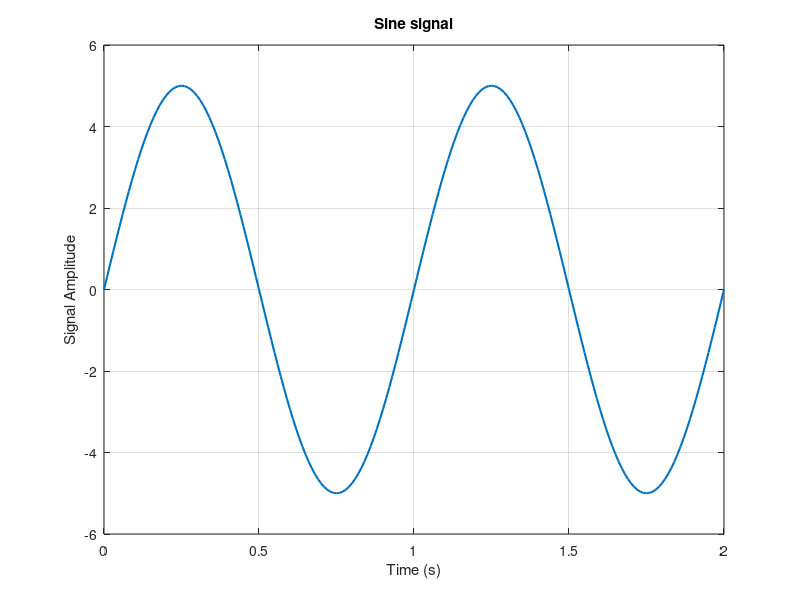
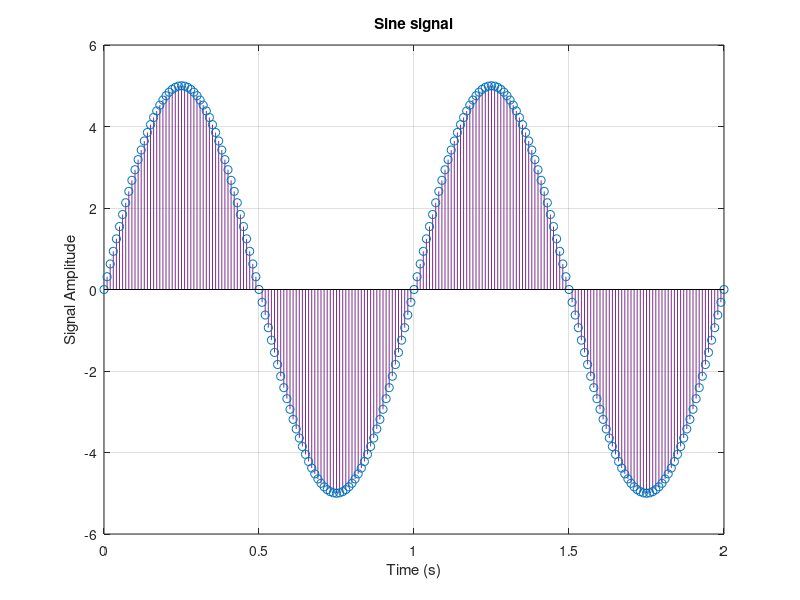
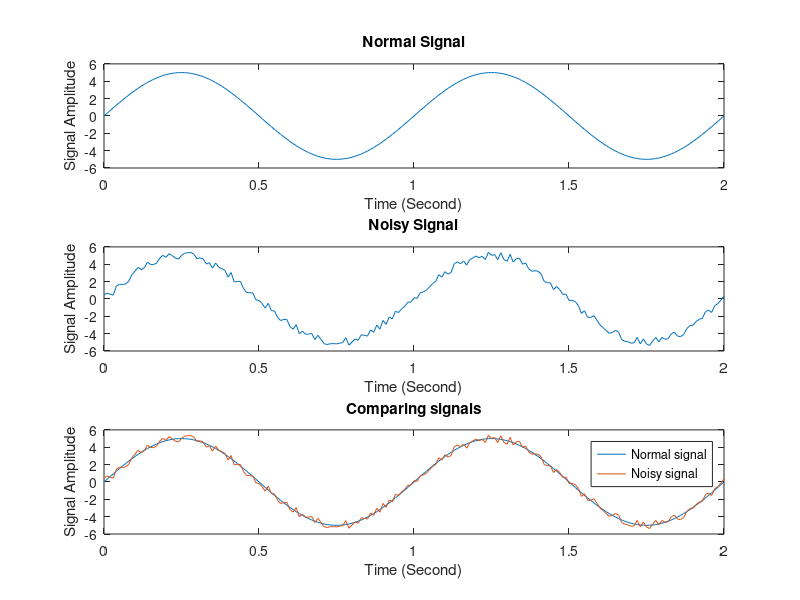
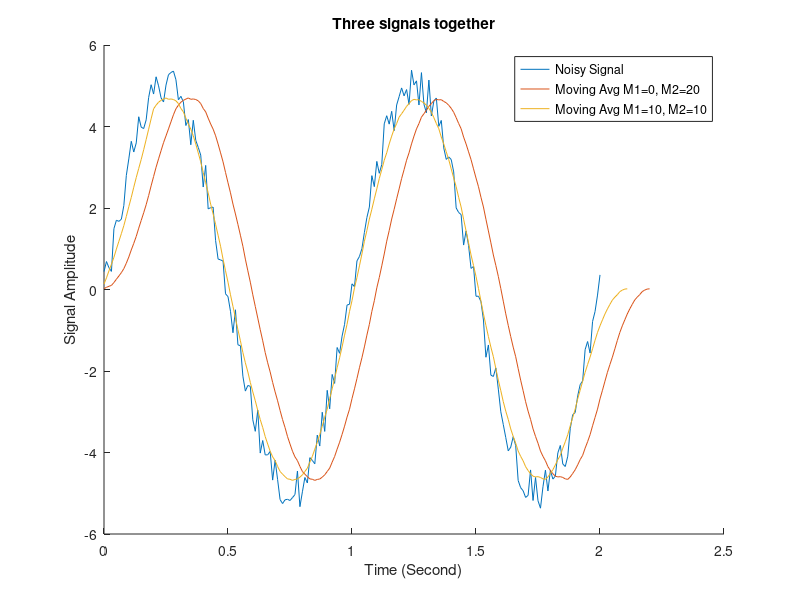

MATLAB code for these plots, in order: (Note: this script raises an error after producing the figures.)
%%
close all;
clear;
clc;
%% part 1
% part 1.1
t = 0:0.01:2;        % Define time axis
A = 5;               % Amplitude
f = 1;               % Frequency
y = A*sin(2*pi*f*t); % Sine function

% Plotting signals
figure('Name', 'Sine signal (Plot)');
plot(t, y, 'LineWidth', 1.5);
xlabel('Time (s)');
ylabel('Signal Amplitude');
title('Sine signal');
grid on;

figure('Name', 'Sine signal (Stem)');
stem(t, y,'color', '#7E2F8E', 'LineWidth', 0.5);
xlabel('Time (s)');
ylabel('Signal Amplitude');
title('Sine signal');
grid on;

%% part 2
% part 1.2
r = rand(1, length(y)) - 0.5; % Noise
noised_signal = y + r;        % Add noise to sine, y defined in section 1.1

% Plotting signals
figure('Name', 'Normal Sine signal VS Noisy Sine Signal', 'Position', [300 200 700 500]);
subplot(3,1,1);               % Plotting normal signal without noise
plot(t,y)
title('Normal Signal');xlabel('Time (Second)');ylabel('Signal Amplitude');
subplot(3,1,2);               % Plotting noisy signal
plot(t,noised_signal)
title('Noisy Signal');xlabel('Time (Second)');ylabel('Signal Amplitude');
%hold on;
subplot(3,1,3);               % Plotting both signal together for comparing them
plot(t,y, t, noised_signal)
hold on;
title('Comparing signals');xlabel('Time (Second)');ylabel('Signal Amplitude');
legend('Normal signal', 'Noisy signal');
hold off;

%% part 3
% part 1.3:
% A moving average filter introduces a delay because it computes the average of past data points, which inherently involves looking back in time, causing the output to lag behind the input signal.

M1 = 0;
M2 = 20;
len = M2 + M1 + 1; % Window length

window = ones(1, len) / len; % Moving average window

y2 = conv(noised_signal, window);   % Noised signal defined in section 1.2, Line 30
t2 = 0:0.01:(0.01 * (length(y2) - 1));

% Plotting section 1.3.1
figure('Name', 'Moving Avg signals', 'Position', [300 200 700 500]);
hold on;
plot(t,noised_signal);              % Noise signal
plot(t2, y2);                       % Moving Avg M1=0, M2=20

% part 1.3.2:
M1 = 10;
M2 = 10;
len = M2 + M1 + 1; % Window length

window = ones(1, len) / len; % Moving average window

y3 = conv(noised_signal(M1:end), window);
t3 = 0:0.01:(0.01 * (length(y3) - 1));

plot(t3, y3);                       % Moving Avg M1=0, M2=20
hold off;
title('Three signals together'); xlabel('Time (Second)'); ylabel('Signal Amplitude');
legend("Noisy Signal", "Moving Avg M1=0, M2=20", "Moving Avg M1=10, M2=10");

%% part 4
% part 1.4.1
M1 = 0;
M2 = 20;
len = M2 + M1 + 1; % Window length

b = ones(1,len)/len;
a = 1;
y4_1 = filter(b, a, noised_signal);
t4_1 = 0:0.01:(0.01 * (length(y4_1) - 1));

% Plotting section 1.4
figure('Name', 'Moving Avg signals by using filter function', 'Position', [300 200 700 500]);
hold on;
plot(t,noised_signal);              % Noise signal
plot(t4_1, y4_1);                   % filtered signal
plot(t2,y2);                        % Plotting convolved signal M1=0, M2=20
plot(t3,y3);                        % Plotting convolved signal M1=10, M2=10
title('All signals together'); xlabel('Time (Second)'); ylabel('Signal Amplitude');
legend("Noisy Signal", "filtered signal", "Moving Avg M1=0, M2=20", "Moving Avg M1=10, M2=10");
hold off;

% Plotting section 1.3
figure('Name', 'plotting in seperated subplots', 'Position', [300 200 700 500]);
subplot(2,2,1);               % Plotting noisy signal
plot(t,noised_signal)
title('Noisy signal');xlabel('Time (Second)');ylabel('Signal Amplitude');
subplot(2,2,2);               % Plotting convolved signal M1=0, M2=20
plot(t2,y2)
title('convolved signal M1=0, M2=20');xlabel('Time (Second)');ylabel('Signal Amplitude');
subplot(2,2,3);               % Plotting convolved signal M1=10, M2=10
plot(t3,y3)
title('convolved signal M1=10, M2=10');xlabel('Time (Second)');ylabel('Signal Amplitude');
subplot(2,2,4);               % filtered signal
plot(t4_1,y4_1)
title('output signal of filter function');xlabel('Time (Second)');ylabel('Signal Amplitude');

%% part 5
% part 1.5
w0 = pi/32; n = 100;
[y5,t5] = singen(w0,n);     %singen function is defined in singen.m
figure('Name', 'singen');
stem(t5,y5, '.')
title('singen function output');xlabel('Time (Second)');ylabel('Signal Amplitude');


%% part 6
close all;
clear;
clc;

figure('Name', 'cos(2*pi*t6) + cos(8*pi*t6) + cos(12*pi*t6)');
t6 = 0:0.01:4;
y6 = cos(2*pi*t6) + cos(8*pi*t6) + cos(12*pi*t6); %Original Signal
plot(t6,y6);
title('cos(2*pi*t6) + cos(8*pi*t6) + cos(12*pi*t6)');xlabel('Time (Milisecond)');ylabel('Signal Amplitude');
hold on;

t62 = 0:0.2:4; % 5khz => 0.0002s = 0.2ms
y62 = cos(2*pi*t62) + cos(8*pi*t62) + cos(12*pi*t62); %Same signal, 5Khz sampled time vector
stem(t62,y62);

%figure()
%y8 = idealfilter()
%t8 = 0:0.01:(0.01*(length(y8)-1));

%plot(t8,y8)

%% part 7
close all;
clear;
clc;

fs = 100;
t7 = -5:1/fs:5;
y7 = sinc(5*t7) .^ 2;

% Spectrum of original singal
FT_x_0 = (1 / fs) * abs(fftshift(fft(y7)));
f_axis_0 = linspace(-fs / 2, fs / 2, length(FT_x_0));


for sr=[4 5 10 20] % sr: sampling rate
    figure('Name', 'Spectrum of original vs sampled signal');
    
    % Keep every fs/sr sample, other samples are set to 0
    % This way, the length of y will remain the same
    y7_2 = zeros(1, length(y7));
    y7_2(1:fs/sr:end) = y7(1:fs/sr:end); 


    % Spectrum of sampled singal
    FT_x_1 = (1 / fs) * abs(fftshift(fft(y7_2)));
    f_axis_1 = linspace(-fs / 2, fs / 2, length(FT_x_1));

    subplot(2,1,1)
    plot(f_axis_0, abs(FT_x_0), 'LineWidth', 1.5);
    title('Spectrum of original signal');xlabel('Frequency (Hz)');ylabel('Amplitude');

    subplot(2,1,2)
    plot(f_axis_1, abs(FT_x_1), 'LineWidth', 1.5);
    title(sprintf('Spectrum of sampled signal sr=%d', sr));xlabel('Frequency (Hz)');ylabel('Amplitude');
end


%% part 9
close all;
clear;
clc;

f = [pi/16 5*pi/16 9*pi/16 13*pi/16];

fs = 1e3;
t9 = 1:1/fs:100;
y9 = zeros(1, length(t9));

for f1=f
    y9 = y9 + cos(2*f1*t9);
end

plot(t9,y9);

figure('Name', 'Spectrum of original signal');
FT_y9 = (1/fs) * abs(fftshift(fft(y9)));
f_axis = linspace(-fs / 2, fs / 2, length(FT_y9));
plot(f_axis,FT_y9, 'LineWidth', 2)
xlim([-1,1])
title('Spectrum'); xlabel('Freq');ylabel('Amplitude');


% Loading filters coefficients from xls file
filter_coef_1 = readmatrix('filters.xls', 'Sheet', 1);
filter_coef_2 = readmatrix('filters.xls', 'Sheet', 2);



% Plotting 
figure('Name', 'Frequency response of filters');

for i = 1:4
    subplot(4,2, 2*i-1)
    
    [h, w] = freqz(filter_coef_1(i, :));
    w = w ./ pi;

    plot(w, abs(h));
    title(sprintf('Frequency response of analysis filter %d', i));
    xlabel('Normalized Frequency');ylabel('Amplitude');
end

for i = 1:4
    subplot(4,2,2*i)
    
    [h, w] = freqz(filter_coef_2(i, :));
    w = w ./ pi;
    
    plot(w, abs(h));
    title(sprintf('Frequency response of synthesis filter %d', i));
    xlabel('Normalized Frequency');ylabel('Amplitude');
end


figure('Name', 'Phase response of filters');

for i = 1:4
    subplot(4,2, 2*i-1)
    
    [h, w] = freqz(filter_coef_1(i, :));
    w = w ./ pi;
    
    plot(w, (angle(h)));
    title(sprintf('Frequency response of analysis filter %d', i));
    xlabel('Normalized Frequency');ylabel('Phase');
end

for i = 1:4
    subplot(4,2,2*i)
    
    [h, w] = freqz(filter_coef_2(i, :));
    w = w ./ pi;
    
    plot(w, (angle(h)));
    title(sprintf('Frequency response of synthesis filter %d', i));
    xlabel('Normalized Frequency');ylabel('Phase');
end
